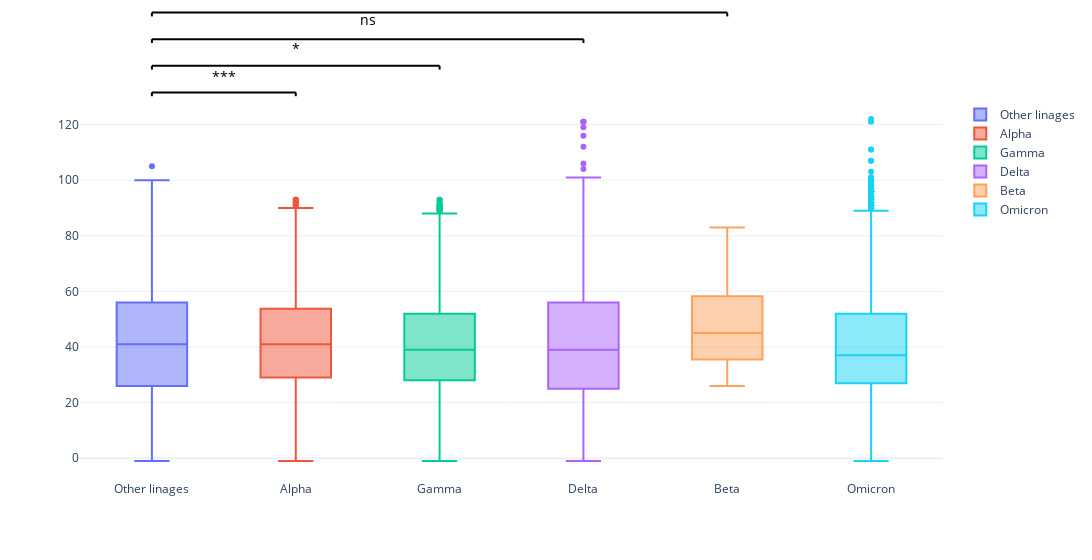

Here is the notebook cell this chart was saved with:
### Markdown cell above
From the age distributions for each variant, a box plot is generated.

### Code cell
fig = go.Figure()

# For each variant
for vt in normalized_file["variant_type"].unique():
    
    fig.add_trace(
        go.Box(
            y=normalized_file[
                normalized_file["variant_type"] == vt]['age'],
            name=vt,
            boxpoints='outliers'
        ))
    
fig = add_p_value_annotation(fig, [[0,1], [0,2], [0,3], [0,4], [0,5]])

fig = fig.update_layout(
    autosize=False,
    width=1200,
    showlegend=True,
    template="plotly_white"
    )

fig.show()

### Figure 1 — Plotly figure (JSON) as saved in the notebook; plotly's stock layout.template omitted (floating-point values rounded to 4 significant figures; data arrays with more than 128 entries replaced by an {"elided": "..."} marker saying what was removed)
{"data": [{"boxpoints": "outliers", "name": "Other linages", "type": "box", "y": {"elided": "16977 int values"}}, {"boxpoints": "outliers", "name": "Alpha", "type": "box", "y": {"elided": "1875 int values"}}, {"boxpoints": "outliers", "name": "Gamma", "type": "box", "y": {"elided": "2843 int values"}}, {"boxpoints": "outliers", "name": "Delta", "type": "box", "y": {"elided": "26324 int values"}}, {"boxpoints": "outliers", "name": "Beta", "type": "box", "y": [53, 40, 32, 48, 78, 60, 34, 82, 48, 42, 26, 82, 28, 45, 45, 45, 83, 34, 53]}, {"boxpoints": "outliers", "name": "Omicron", "type": "box", "y": {"elided": "28806 int values"}}], "layout": {"annotations": [{"font": {"color": "black", "size": 14}, "showarrow": false, "text": "***", "textangle": 0, "x": 0.5, "xref": "x", "y": 1.091, "yref": "y domain"}, {"font": {"color": "black", "size": 14}, "showarrow": false, "text": "*", "textangle": 0, "x": 1, "xref": "x", "y": 1.166, "yref": "y domain"}, {"font": {"color": "black", "size": 14}, "showarrow": false, "text": "ns", "textangle": 0, "x": 1.5, "xref": "x", "y": 1.241, "yref": "y domain"}, {"font": {"color": "black", "size": 14}, "showarrow": false, "text": "*", "textangle": 0, "x": 2, "xref": "x", "y": 1.316, "yref": "y domain"}, {"font": {"color": "black", "size": 14}, "showarrow": false, "text": "ns", "textangle": 0, "x": 2.5, "xref": "x", "y": 1.391, "yref": "y domain"}], "autosize": false, "shapes": [{"line": {"color": "black", "width": 2}, "type": "line", "x0": 0, "x1": 0, "xref": "x", "y0": 1.01, "y1": 1.02, "yref": "y domain"}, {"line": {"color": "black", "width": 2}, "type": "line", "x0": 0, "x1": 1, "xref": "x", "y0": 1.02, "y1": 1.02, "yref": "y domain"}, {"line": {"color": "black", "width": 2}, "type": "line", "x0": 1, "x1": 1, "xref": "x", "y0": 1.01, "y1": 1.02, "yref": "y domain"}, {"line": {"color": "black", "width": 2}, "type": "line", "x0": 0, "x1": 0, "xref": "x", "y0": 1.08, "y1": 1.09, "yref": "y domain"}, {"line": {"color": "black", "width": 2}, "type": "line", "x0": 0, "x1": 2, "xref": "x", "y0": 1.09, "y1": 1.09, "yref": "y domain"}, {"line": {"color": "black", "width": 2}, "type": "line", "x0": 2, "x1": 2, "xref": "x", "y0": 1.08, "y1": 1.09, "yref": "y domain"}, {"line": {"color": "black", "width": 2}, "type": "line", "x0": 0, "x1": 0, "xref": "x", "y0": 1.15, "y1": 1.16, "yref": "y domain"}, {"line": {"color": "black", "width": 2}, "type": "line", "x0": 0, "x1": 3, "xref": "x", "y0": 1.16, "y1": 1.16, "yref": "y domain"}, {"line": {"color": "black", "width": 2}, "type": "line", "x0": 3, "x1": 3, "xref": "x", "y0": 1.15, "y1": 1.16, "yref": "y domain"}, {"line": {"color": "black", "width": 2}, "type": "line", "x0": 0, "x1": 0, "xref": "x", "y0": 1.22, "y1": 1.23, "yref": "y domain"}, {"line": {"color": "black", "width": 2}, "type": "line", "x0": 0, "x1": 4, "xref": "x", "y0": 1.23, "y1": 1.23, "yref": "y domain"}, {"line": {"color": "black", "width": 2}, "type": "line", "x0": 4, "x1": 4, "xref": "x", "y0": 1.22, "y1": 1.23, "yref": "y domain"}, {"line": {"color": "black", "width": 2}, "type": "line", "x0": 0, "x1": 0, "xref": "x", "y0": 1.29, "y1": 1.3, "yref": "y domain"}, {"line": {"color": "black", "width": 2}, "type": "line", "x0": 0, "x1": 5, "xref": "x", "y0": 1.3, "y1": 1.3, "yref": "y domain"}, {"line": {"color": "black", "width": 2}, "type": "line", "x0": 5, "x1": 5, "xref": "x", "y0": 1.29, "y1": 1.3, "yref": "y domain"}], "showlegend": true, "width": 1200}}
